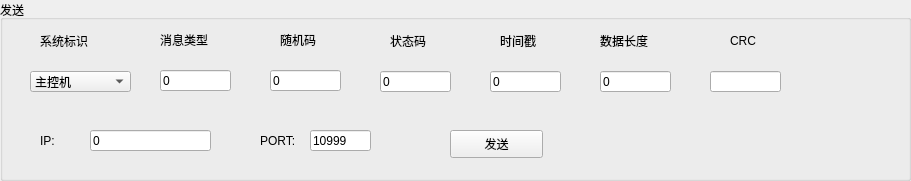
     <widget class="QGroupBox" name="groupBox_34">
      <property name="geometry">
       <rect>
        <x>650</x>
        <y>360</y>
        <width>911</width>
        <height>181</height>
       </rect>
      </property>
      <property name="title">
       <string>发送</string>
      </property>
      <widget class="QLabel" name="label_46">
       <property name="geometry">
        <rect>
         <x>1570</x>
         <y>40</y>
         <width>41</width>
         <height>21</height>
        </rect>
       </property>
       <property name="text">
        <string>X向</string>
       </property>
      </widget>
      <widget class="QLabel" name="label_48">
       <property name="geometry">
        <rect>
         <x>1680</x>
         <y>40</y>
         <width>41</width>
         <height>21</height>
        </rect>
       </property>
       <property name="text">
        <string>X向</string>
       </property>
      </widget>
      <widget class="QLabel" name="label_118">
       <property name="geometry">
        <rect>
         <x>40</x>
         <y>30</y>
         <width>71</width>
         <height>21</height>
        </rect>
       </property>
       <property name="text">
        <string>系统标识</string>
       </property>
      </widget>
      <widget class="QComboBox" name="hanging_sys_type">
       <property name="geometry">
        <rect>
         <x>30</x>
         <y>71</y>
         <width>101</width>
         <height>21</height>
        </rect>
       </property>
       <item>
        <property name="text">
         <string>主控机</string>
        </property>
       </item>
       <item>
        <property name="text">
         <string>小车底盘</string>
        </property>
       </item>
       <item>
        <property name="text">
         <string>五自由度平台</string>
        </property>
       </item>
       <item>
        <property name="text">
         <string>视觉导引</string>
        </property>
       </item>
      </widget>
      <widget class="QLineEdit" name="send_randomCode">
       <property name="enabled">
        <bool>true</bool>
       </property>
       <property name="geometry">
        <rect>
         <x>270</x>
         <y>70</y>
         <width>71</width>
         <height>21</height>
        </rect>
       </property>
       <property name="text">
        <string>0</string>
       </property>
      </widget>
      <widget class="QLineEdit" name="send_time">
       <property name="enabled">
        <bool>true</bool>
       </property>
       <property name="geometry">
        <rect>
         <x>490</x>
         <y>71</y>
         <width>71</width>
         <height>21</height>
        </rect>
       </property>
       <property name="text">
        <string>0</string>
       </property>
      </widget>
      <widget class="QLineEdit" name="send_statue_code">
       <property name="enabled">
        <bool>true</bool>
       </property>
       <property name="geometry">
        <rect>
         <x>380</x>
         <y>71</y>
         <width>71</width>
         <height>21</height>
        </rect>
       </property>
       <property name="text">
        <string>0</string>
       </property>
      </widget>
      <widget class="QLabel" name="label_121">
       <property name="geometry">
        <rect>
         <x>160</x>
         <y>29</y>
         <width>71</width>
         <height>21</height>
        </rect>
       </property>
       <property name="text">
        <string>消息类型</string>
       </property>
      </widget>
      <widget class="QLineEdit" name="send_msg_id">
       <property name="enabled">
        <bool>true</bool>
       </property>
       <property name="geometry">
        <rect>
         <x>160</x>
         <y>70</y>
         <width>71</width>
         <height>21</height>
        </rect>
       </property>
       <property name="text">
        <string>0</string>
       </property>
      </widget>
      <widget class="QLineEdit" name="send_msg_size">
       <property name="enabled">
        <bool>true</bool>
       </property>
       <property name="geometry">
        <rect>
         <x>600</x>
         <y>71</y>
         <width>71</width>
         <height>21</height>
        </rect>
       </property>
       <property name="text">
        <string>0</string>
       </property>
      </widget>
      <widget class="QLabel" name="label_125">
       <property name="geometry">
        <rect>
         <x>600</x>
         <y>30</y>
         <width>61</width>
         <height>21</height>
        </rect>
       </property>
       <property name="text">
        <string>数据长度</string>
       </property>
      </widget>
      <widget class="QLabel" name="label_122">
       <property name="geometry">
        <rect>
         <x>280</x>
         <y>29</y>
         <width>51</width>
         <height>21</height>
        </rect>
       </property>
       <property name="text">
        <string>随机码</string>
       </property>
      </widget>
      <widget class="QLabel" name="label_124">
       <property name="geometry">
        <rect>
         <x>500</x>
         <y>30</y>
         <width>51</width>
         <height>21</height>
        </rect>
       </property>
       <property name="text">
        <string>时间戳</string>
       </property>
      </widget>
      <widget class="QLabel" name="label_123">
       <property name="geometry">
        <rect>
         <x>390</x>
         <y>30</y>
         <width>51</width>
         <height>21</height>
        </rect>
       </property>
       <property name="text">
        <string>状态码</string>
       </property>
      </widget>
      <widget class="QPushButton" name="pb_auto_send">
       <property name="enabled">
        <bool>true</bool>
       </property>
       <property name="geometry">
        <rect>
         <x>450</x>
         <y>130</y>
         <width>93</width>
         <height>28</height>
        </rect>
       </property>
       <property name="text">
        <string>发送</string>
       </property>
      </widget>
      <widget class="QLineEdit" name="send_msg_crc">
       <property name="enabled">
        <bool>true</bool>
       </property>
       <property name="geometry">
        <rect>
         <x>710</x>
         <y>71</y>
         <width>71</width>
         <height>21</height>
        </rect>
       </property>
       <property name="text">
        <string/>
       </property>
      </widget>
      <widget class="QLabel" name="label_138">
       <property name="geometry">
        <rect>
         <x>730</x>
         <y>30</y>
         <width>41</width>
         <height>21</height>
        </rect>
       </property>
       <property name="text">
        <string>CRC</string>
       </property>
      </widget>
      <widget class="QLabel" name="label_139">
       <property name="geometry">
        <rect>
         <x>40</x>
         <y>130</y>
         <width>41</width>
         <height>21</height>
        </rect>
       </property>
       <property name="text">
        <string>IP:</string>
       </property>
      </widget>
      <widget class="QLineEdit" name="send_IP">
       <property name="enabled">
        <bool>true</bool>
       </property>
       <property name="geometry">
        <rect>
         <x>90</x>
         <y>130</y>
         <width>121</width>
         <height>21</height>
        </rect>
       </property>
       <property name="text">
        <string>0</string>
       </property>
      </widget>
      <widget class="QLabel" name="label_140">
       <property name="geometry">
        <rect>
         <x>260</x>
         <y>130</y>
         <width>41</width>
         <height>21</height>
        </rect>
       </property>
       <property name="text">
        <string>PORT:</string>
       </property>
      </widget>
      <widget class="QLineEdit" name="send_Port">
       <property name="enabled">
        <bool>true</bool>
       </property>
       <property name="geometry">
        <rect>
         <x>310</x>
         <y>130</y>
         <width>61</width>
         <height>21</height>
        </rect>
       </property>
       <property name="text">
        <string>10999</string>
       </property>
      </widget>
     </widget>
